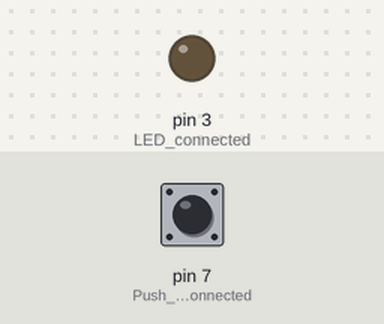
A sketch run on a simulated Arduino Uno, built with avr-gcc and run on an emulated ATmega328P. Parts: output pins drawn as LEDs (lit = HIGH). The test bench sets the inputs (shaded band); at power-on: pin 7 (Push_Button_connected) LOW.

Above: at 1.2 s.
1.3 s: pin 7 (Push_Button_connected) pulled HIGH for 0.15 s
At 1.37 s:
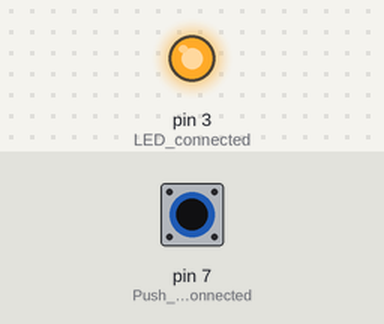
2.9 s: pin 7 (Push_Button_connected) pulled HIGH for 3.2 s
At 7.5 s:
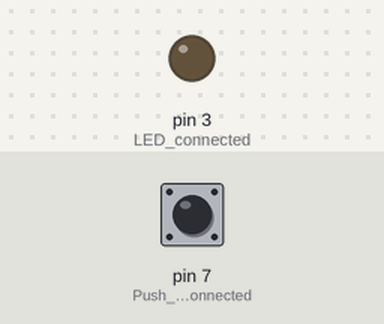
Timing chart, 0 to 9.0 s (numbered marks = the images above; inputs shaded):
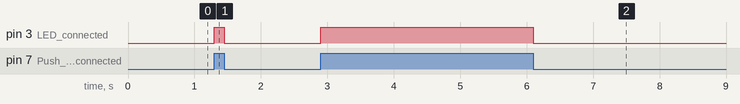

The sketch:

_10_PushButton_02.ino
```cpp
// (licence header left out)
void setup() {                    // put your setup code here, to run once:

  pinMode(3, OUTPUT);             // LED connected

  pinMode(7, INPUT);              // Push Button connected

}

void loop() {                     // put your main code here, to run repeatedly:

  if (digitalRead(7) == HIGH) {   // is button pressed?

    digitalWrite(3, HIGH);        // yes, then light LED

  } else {

    digitalWrite(3, LOW);         // no, turn off the led ;)

  }

}
```

Measured:
- after the input at 1.3 s, pin 3 (LED_connected): LOW → HIGH at once, → LOW 0.15 s later
- after the input at 2.9 s, pin 3 (LED_connected): LOW → HIGH at once, → LOW 3.2 s later
